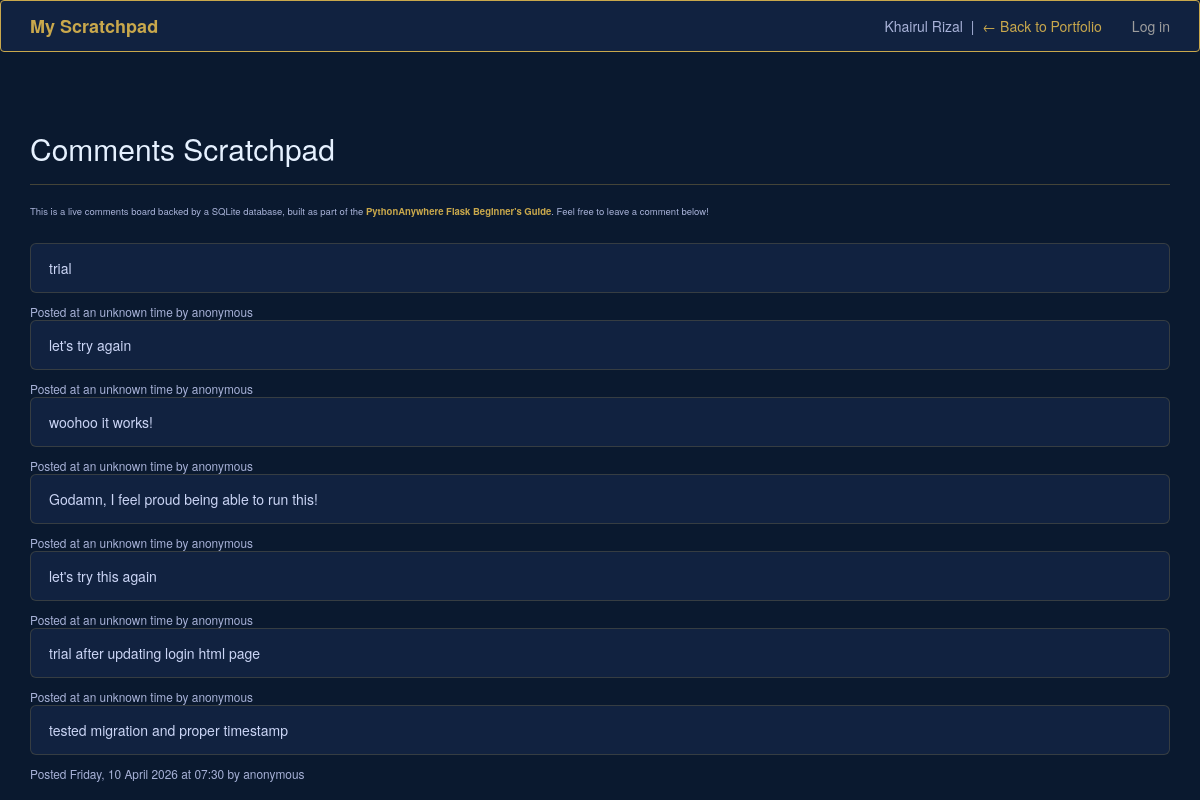
/scratchpad, run on the app's committed database.
### flask_app.py (models this page shows)
class Comment(db.Model):
    __tablename__ = "comments"
    id = db.Column(db.Integer, primary_key=True)
    content = db.Column(db.String(4096))
    posted = db.Column(db.DateTime, default=datetime.now)

### flask_app.py (the view, shortened to what this page needs)
@app.route("/scratchpad", methods=["GET", "POST"])
def index():
    if request.method == "GET":
        return render_template("main_page.html", comments=Comment.query.all())

### templates/main_page.html (shortened to what this page needs)
<html>
    <head>
        <link rel="stylesheet" href="https://maxcdn.bootstrapcdn.com/bootstrap/3.3.5/css/bootstrap.min.css">
    </head>
    <body>
        <nav class="navbar navbar-inverse">
            <div class="container">
                <div class="navbar-header">
                    <a class="navbar-brand" href="/scratchpad">My Scratchpad</a>
                </div>
                    <ul class="nav navbar-nav navbar-right">
                        {% if current_user.is_authenticated %}
                            <li><a href="{{ url_for('logout') }}">Log out</a></li>
                        {% else %}
                        <li><a href="{{ url_for('login') }}">Log in</a></li>
                        {% endif %}
                    </ul>
                <div class="navbar-text navbar-right" style="margin-right: 15px;">
                    Khairul Rizal &nbsp;|&nbsp;
                    <a href="/">← Back to Portfolio</a>
                </div>
            </div>
        </nav>
        <div class="container" style="margin-top: 40px;">
            <div class="page-header">
                <h2>Comments Scratchpad</h2>
            </div>
            <p class="intro-text">
                This is a live comments board backed by a SQLite database, built as part of the
                <strong style="color:#c9a84c;">PythonAnywhere Flask Beginner's Guide</strong>.
                Feel free to leave a comment below!
            </p>
            {% for comment in comments %}
            <div class="comment-box">
                {{ comment.content }}
            </div>
            <div>
                <small>
                    Posted
                    {% if comment.posted %}
                    {{ comment.posted.strftime("%A, %d %B %Y at %H:%M") }}
                    {% else %}
                    at an unknown time
                    {% endif %}
                    by anonymous
                </small>
            </div>
            {% endfor %}
        </div>
    </body>
</html>

### templates/main_page.html (style rules this page uses)
body { background-color: #0a192f; color: #a8b2d8; }
.navbar-inverse { background-color: #112240; border-color: #c9a84c; }
.navbar-brand { color: #c9a84c !important; font-weight: bold; }
.navbar-text { color: #a8b2d8 !important; }
.navbar-text a { color: #c9a84c !important; }
.comment-box { background: #112240; border: 1px solid rgba(201,168,76,0.2); border-radius: 6px; padding: 14px 18px; margin-bottom: 10px; color: #ccd6f6; }
.page-header { color: #e6f1ff; border-bottom-color: rgba(201,168,76,0.3); }
.intro-text { font-size: 0.95rem; margin-bottom: 24px; }

### data on the page
Comment: content "trial", shows "at an unknown time"
Comment: content "let's try again", shows "at an unknown time"
Comment: content "woohoo it works!", shows "at an unknown time"
Comment: content "Godamn, I feel proud being able to run this!", shows "at an unknown time"
Comment: content "let's try this again", shows "at an unknown time"
Comment: content "trial after updating login html page", shows "at an unknown time"
Comment: content "tested migration and proper timestamp", posted "Friday, 10 April 2026 at 07:30"
